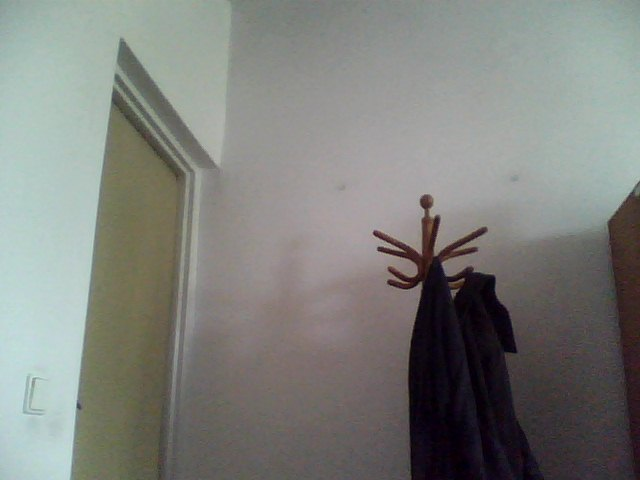
#> input picture ruch/background.jpg, 640 x 480 px
$ python scriptus.py
#> lines starting #> are read from the running program, lines starting #| are printed output that depends on the picture; after the words box and inside, x2 and y2 are one past the last pixel; in counts of white or black regions, pixels touching at a corner belong together
import cv2 as cv
import numpy as np

im1=cv.imread('background.jpg')
#> im1 is the input picture: shape (480, 640, 3); mean B, G, R 124.4, 128.6, 126.9
im1=cv.cvtColor(im1, cv.COLOR_BGR2GRAY)
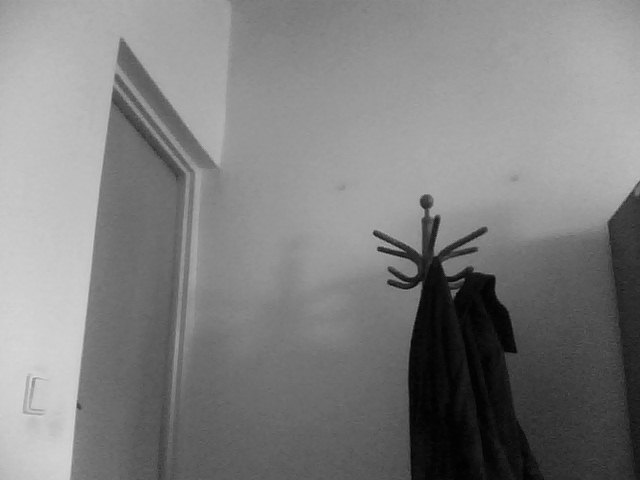
#> im1: shape (480, 640); min 1, max 223, mean 127.6
im1=cv.GaussianBlur(im1,(11,11),0)
im2=cv.imread('hand.jpg')
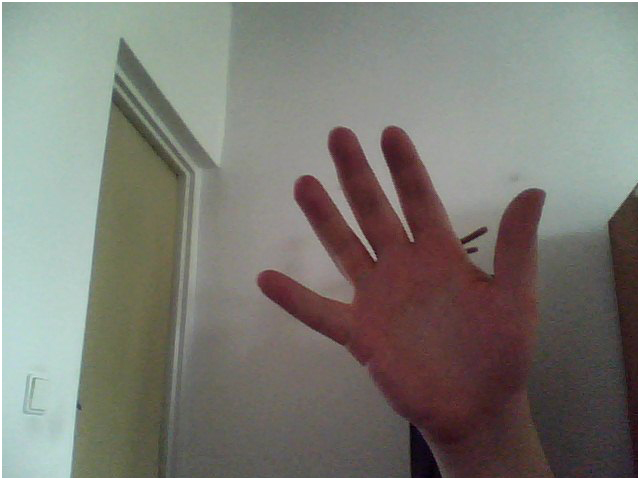
#> input picture ruch/hand.jpg, 640 x 480 px
#> im2 is the input picture: shape (480, 640, 3); mean B, G, R 116.9, 123.7, 124.8
im2=cv.cvtColor(im2, cv.COLOR_BGR2GRAY)
#> im2: shape (480, 640)
im2=cv.GaussianBlur(im2,(11,11),0)
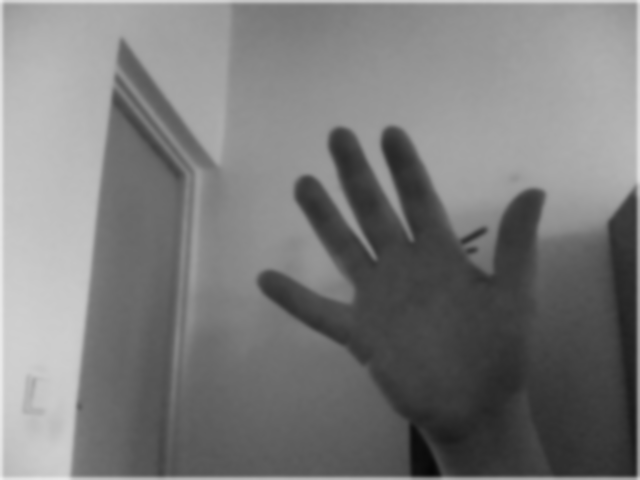
#> im2: shape (480, 640); min 6, max 240, mean 123
height, width = im1.shape[:2]
#> height = 480; width = 640
im3=im2-im1
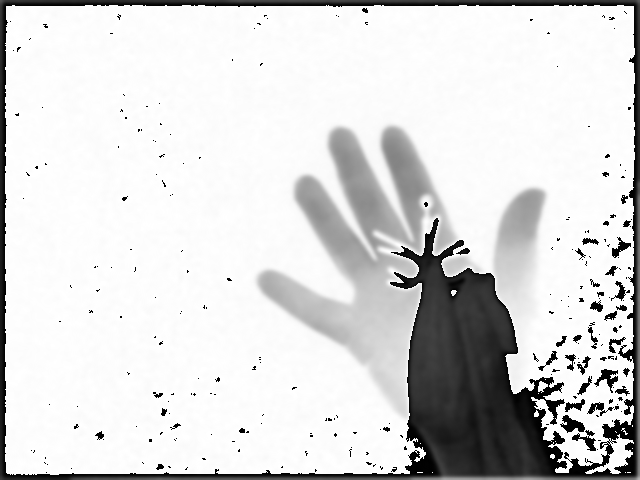
#> im3: shape (480, 640); min 0, max 255, mean 215.9

for i in range(height):
	for j in range(width):
		value=im2[i][j]-im1[i][j]
		if value>255:
			im3[i][j]=255
		if value<0:
			im3[i][j]=0
		else:
			im3[i][j]=value
retval, img_fin = cv.threshold(im3, 230, 255, cv.THRESH_BINARY)
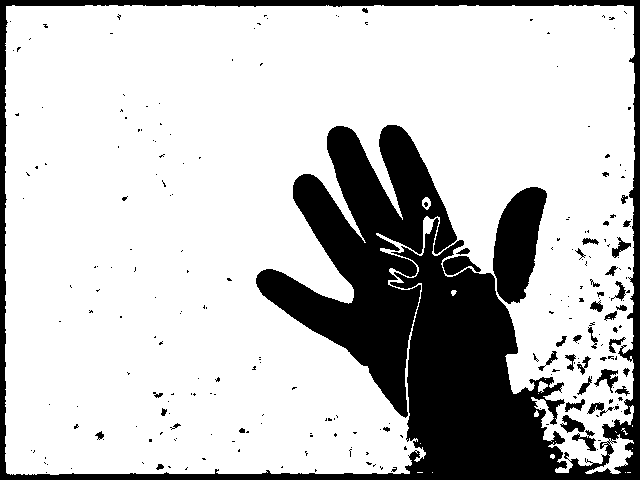
#> img_fin: shape (480, 640); 76.8% white; 240 black regions (198 under 20 px), largest, box (x1, y1, x2, y2) and area: (0, 0, 640, 480) 39001, (256, 125, 457, 418) 24077, (493, 187, 547, 304) 4155
element = cv.getStructuringElement(cv.MORPH_CROSS,(3,3))

img_fin=cv.dilate(img_fin, element, iterations=3)
#> img_fin: shape (480, 640); 83.1% white; 40 black regions (32 under 20 px), largest, box (x1, y1, x2, y2) and area: (0, 0, 640, 480) 28313, (259, 128, 454, 414) 19820, (496, 190, 544, 301) 3378
img_fin=cv.erode(img_fin, element, iterations=5)
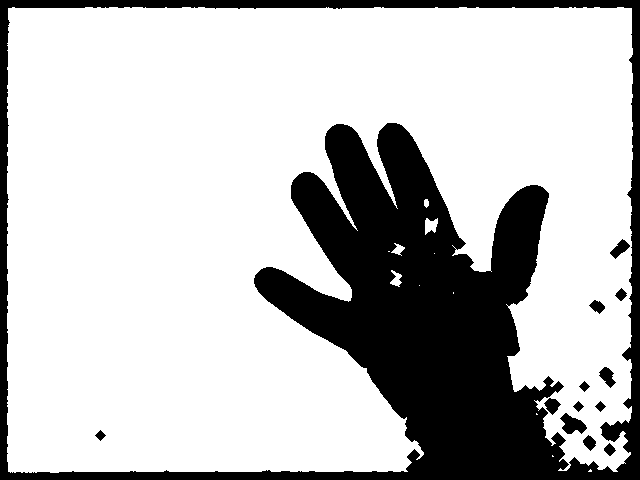
#> img_fin: shape (480, 640); 75.1% white; 13 black regions, largest, box (x1, y1, x2, y2) and area: (0, 0, 640, 480) 74932, (560, 413, 587, 434) 327, (599, 367, 616, 388) 192
img_fin=cv.dilate(img_fin, element, iterations=5)
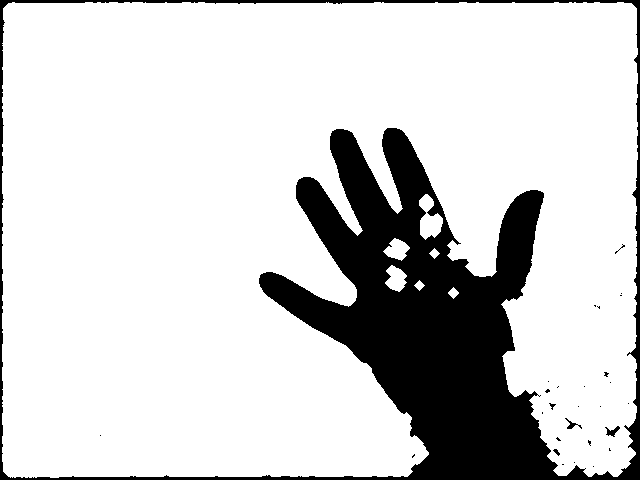
#> img_fin: shape (480, 640); 82% white; 28 black regions (23 under 20 px), largest, box (x1, y1, x2, y2) and area: (0, 0, 640, 480) 54949, (605, 426, 620, 437) 74, (565, 418, 582, 429) 57, (553, 449, 560, 456) 24, (549, 403, 556, 410) 20
im_flood = ~img_fin.copy()
mask = np.zeros((height+2, width+2), np.uint8)
cv.floodFill(im_flood, mask, (0,0), 255)
hand_stencil = im_flood & img_fin
#> hand_stencil: shape (480, 640); every value is 0

stencil = np.ones(img_fin.shape).astype(img_fin.dtype)
color=[255, 255, 255]

contours, hier = cv.findContours(hand_stencil,cv.RETR_TREE,cv.CHAIN_APPROX_SIMPLE)
#> contours = []
im2=backtorgb = cv.cvtColor(im2,cv.COLOR_GRAY2RGB)
#> im2: shape (480, 640, 3)
for i in range(len(contours)):
	if cv.contourArea(contours[i])>1000:
		im2=cv.drawContours(im2, contours, i, (0,0,255),2)
#> this loop made 0 passes

cv.imwrite('result.jpg', im2)
